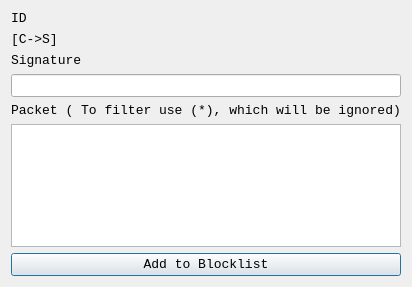
<?xml version="1.0" encoding="UTF-8"?>
<ui version="4.0">
 <class>Dialog</class>
 <widget class="QDialog" name="Dialog">
  <property name="geometry">
   <rect>
    <x>0</x>
    <y>0</y>
    <width>377</width>
    <height>287</height>
   </rect>
  </property>
  <property name="font">
   <font>
    <family>Consolas</family>
    <pointsize>10</pointsize>
   </font>
  </property>
  <property name="windowTitle">
   <string>Block Adder M7</string>
  </property>
  <layout class="QVBoxLayout" name="verticalLayout">
   <item>
    <widget class="QLabel" name="idLbl">
     <property name="text">
      <string>ID</string>
     </property>
    </widget>
   </item>
   <item>
    <widget class="QLabel" name="connectionLbl">
     <property name="text">
      <string>[C-&gt;S]</string>
     </property>
    </widget>
   </item>
   <item>
    <widget class="QLabel" name="label">
     <property name="text">
      <string>Signature</string>
     </property>
    </widget>
   </item>
   <item>
    <widget class="QLineEdit" name="sigEdit"/>
   </item>
   <item>
    <widget class="QLabel" name="label_2">
     <property name="text">
      <string>Packet ( To filter use (*), which will be ignored)</string>
     </property>
    </widget>
   </item>
   <item>
    <widget class="QPlainTextEdit" name="packetEdit"/>
   </item>
   <item>
    <widget class="QPushButton" name="addBtn">
     <property name="text">
      <string>Add to Blocklist</string>
     </property>
    </widget>
   </item>
  </layout>
 </widget>
 <resources/>
 <connections/>
</ui>
